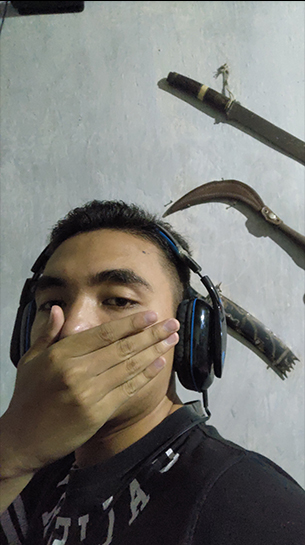
#> input picture sinigelut!.jpg, 305 x 545 px
$ python image2.py
#> lines starting #> are read from the running program, lines starting #| are printed output that depends on the picture
#Grayscale
import cv2
import numpy as np

img = cv2.imread('sinigelut!.jpg')
#> img is the input picture: shape (545, 305, 3); mean B, G, R 115, 119.9, 120.5
h,w = img.shape[:2]
#> h = 545; w = 305
new_h, new_w = int(h/12),int(w/12)
#> new_h = 45; new_w = 25

resizeImg = cv2.resize(img, (new_w,new_h))
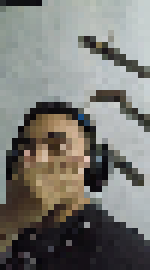
#> resizeImg: shape (45, 25, 3) (shown 6 times larger); mean B, G, R 115.5, 120.6, 121.2
gray = cv2.cvtColor(resizeImg, cv2.COLOR_BGR2GRAY)
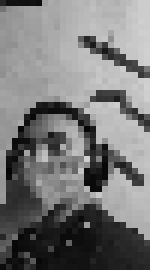
#> gray: shape (45, 25) (shown 6 times larger); min 5, max 209, mean 120.2

cv2.imshow('Grayscale', gray)
cv2.waitKey(0)

$ run again, with ibun.jpg copied over sinigelut!.jpg
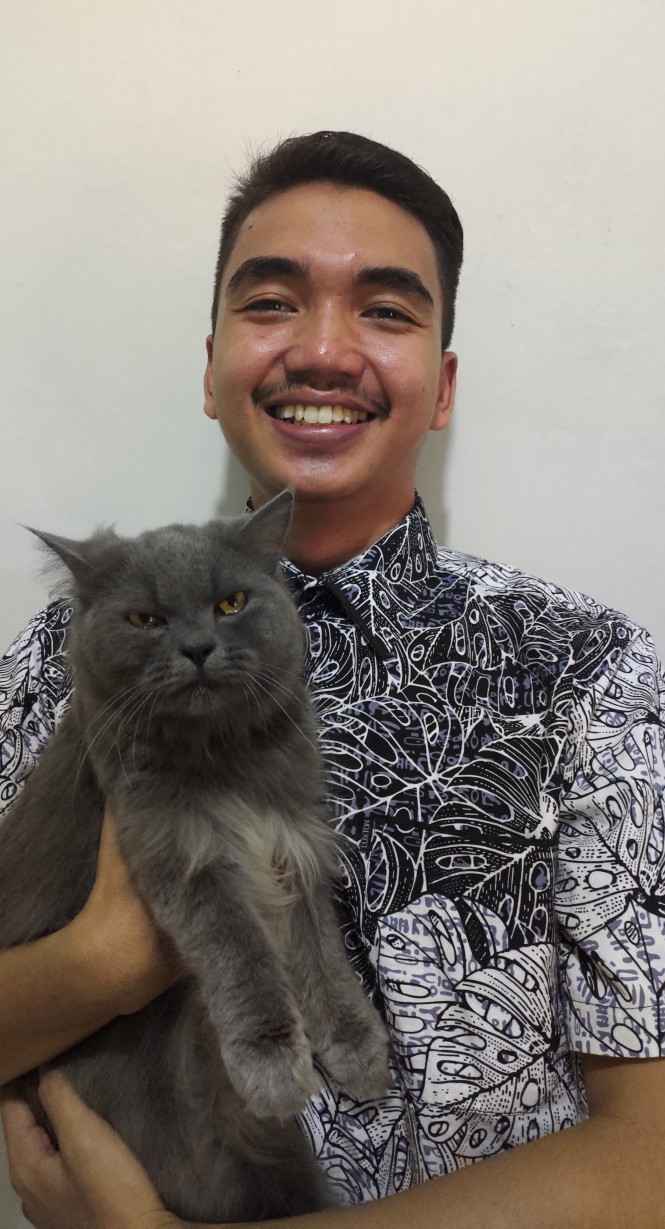
#> input picture ibun.jpg, 3989 x 7371 px (shown at 1/6 size)
#> img is the input picture: shape (7371, 3989, 3); mean B, G, R 117.4, 123.7, 131.6
#> `resizeImg = cv2.resize(img, (new_w,new_h))`:
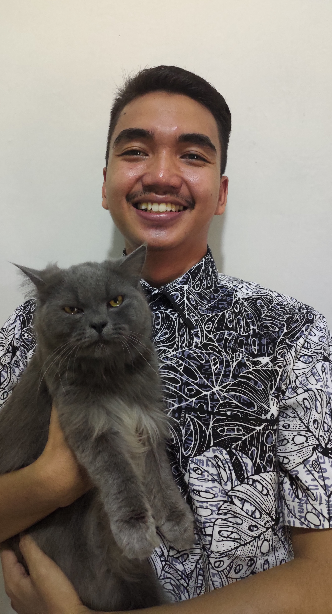
#> resizeImg: shape (614, 332, 3); mean B, G, R 117.3, 123.7, 131.6
#> `gray = cv2.cvtColor(resizeImg, cv2.COLOR_BGR2GRAY)`:
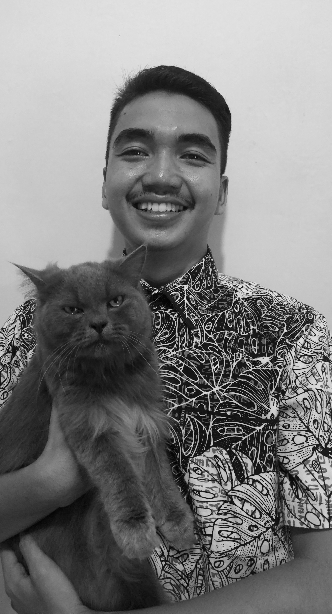
#> gray: shape (614, 332); min 0, max 233, mean 125.3
